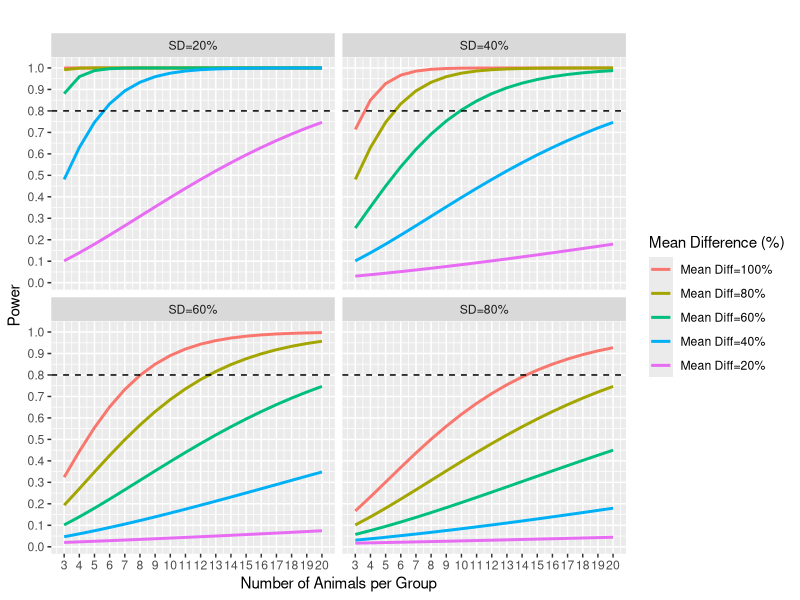
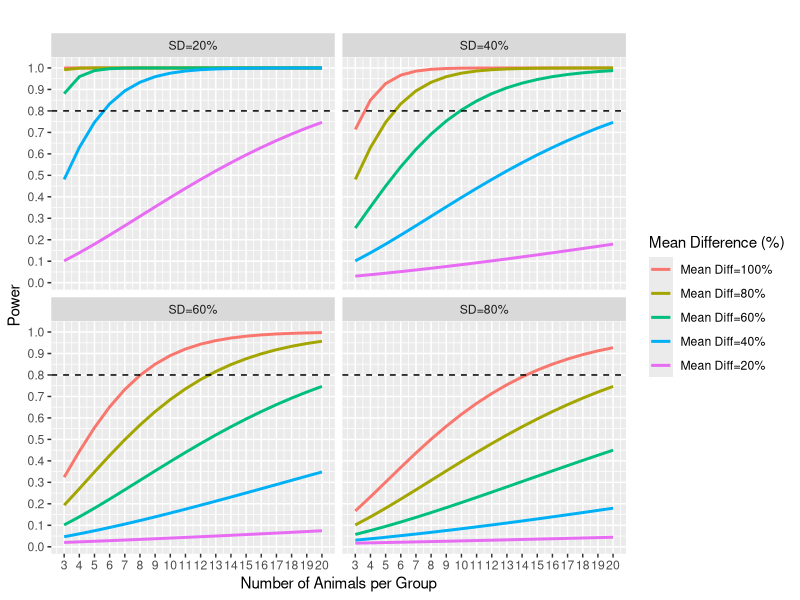

Generate these figures, in order, with R:
# Project: GM-CSF
# Description: sample size calculation
# Author: Davit Sargsyan
# Date: 08/23/2017
#****************************************************
require(data.table)
require(pwr)
require(bit64)
require(ggplot2)

# Power Curves----
# Standard deviations (% mean)
std <- seq(20, 80, by = 20)
std

# Mean differences (%)
delta <- matrix(rep(seq(20, 100, by = 20),
                    length(std)),
                nrow = length(std),
                byrow = TRUE)
delta

# Effect size
h <- delta/std
h
colnames(h) <- paste("Mean Diff=", 
                     delta[1, ],
                     "%",
                     sep = "")
rownames(h) <- paste("SD=", 
                     std,
                     "%",
                     sep = "")
h

# Number of animals
n <- seq(3, 20, by = 1)
n

# Aplha = 0.05
res <- list()
for(i in 1:nrow(h)) {
  out <- list()
  for(j in 1:ncol(h)) {
    out[[j]] <- pwr.2p.test(h = h[i, j],
                            n = n,
                            sig.level = 0.05/4,
                            alternative = "two.sided")$power
  }
  res[[i]] <- data.table(mu = rep(colnames(h), 
                                  each = length(n)),
                         n = rep(n,
                                 ncol(h)), 
                         power = do.call("c", out))
}
dt1 <- data.table(std = rep(rownames(h),
                            each = nrow(res[[1]])),
                  do.call("rbind",
                          res))
dt1$std <- factor(dt1$std,
                  levels = unique(dt1$std))
dt1$mu <- factor(dt1$mu,
                 levels = rev(unique(dt1$mu)))
dt1

tmp <- subset(dt1,
              mu == "Mean Diff=100%" &
              std == "SD=20%")
tmp

p1 <- ggplot(dt1) +
  facet_wrap(~ std,
             nrow = 2) +
  geom_line(aes(x = n,
                y = power,
                group = mu,
                colour = mu),
            size = 1) + 
  geom_hline(yintercept = 0.8,
             linetype = "dashed") +
  scale_x_continuous("Number of Animals per Group",
                     breaks = 3:20) + 
  scale_y_continuous("Power",
                     breaks = seq(0, 
                                  1, 
                                  by = 0.1)) + 
  ggtitle("") +
  guides(colour = guide_legend(title = "Mean Difference (%)")) +
  theme(plot.title = element_text(hjust = 0.5))
p1

tiff(filename = "tmp/power_curves_kidney_ro1.tiff",
     height = 7,
     width = 9,
     units = 'in',
     res = 300,
     compression = "lzw+p")
print(p1)
graphics.off()


x1 <- 2.39
sd1 <- 0.35
x2 <- 0.054
sd2 <- 0.02

log2(x1*sd2/x2*sd1)

pwr.2p.test(h = log2(x1*sd2/x2*sd1),
            n = 10,
            sig.level = 0.05/5,
            alternative = "two.sided")
